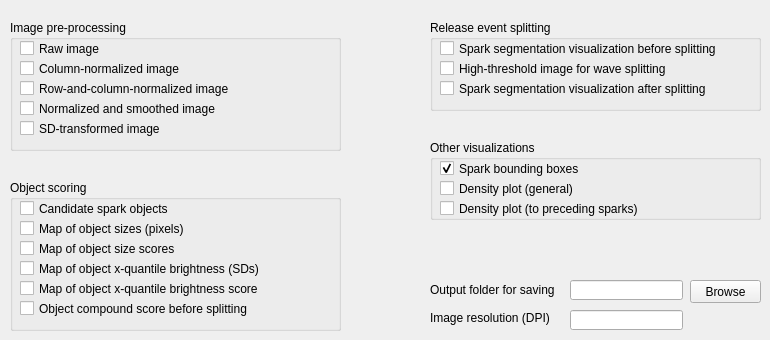
      <widget class="QWidget" name="ap_plotting">
       <attribute name="title">
        <string>Plotting</string>
       </attribute>
       <widget class="QPushButton" name="ap_plotting_button_browse">
        <property name="geometry">
         <rect>
          <x>690</x>
          <y>280</y>
          <width>71</width>
          <height>23</height>
         </rect>
        </property>
        <property name="text">
         <string>Browse</string>
        </property>
       </widget>
       <widget class="QLabel" name="label_4">
        <property name="geometry">
         <rect>
          <x>430</x>
          <y>280</y>
          <width>141</width>
          <height>20</height>
         </rect>
        </property>
        <property name="text">
         <string>Output folder for saving</string>
        </property>
       </widget>
       <widget class="QLineEdit" name="ap_plotting_lineEdit_folder_save">
        <property name="geometry">
         <rect>
          <x>570</x>
          <y>280</y>
          <width>113</width>
          <height>20</height>
         </rect>
        </property>
       </widget>
       <widget class="QLineEdit" name="ap_plotting_lineEdit_DPI">
        <property name="geometry">
         <rect>
          <x>570</x>
          <y>310</y>
          <width>113</width>
          <height>20</height>
         </rect>
        </property>
       </widget>
       <widget class="QLabel" name="label_image_resolution_dpi">
        <property name="geometry">
         <rect>
          <x>430</x>
          <y>310</y>
          <width>141</width>
          <height>16</height>
         </rect>
        </property>
        <property name="text">
         <string>Image resolution (DPI)</string>
        </property>
       </widget>
       <widget class="QGroupBox" name="groupBox_4">
        <property name="geometry">
         <rect>
          <x>10</x>
          <y>20</y>
          <width>331</width>
          <height>131</height>
         </rect>
        </property>
        <property name="title">
         <string>Image pre-processing</string>
        </property>
        <widget class="QCheckBox" name="ap_plotting_checkbox_rawImg">
         <property name="geometry">
          <rect>
           <x>10</x>
           <y>20</y>
           <width>141</width>
           <height>17</height>
          </rect>
         </property>
         <property name="text">
          <string>Raw image</string>
         </property>
         <property name="checked">
          <bool>false</bool>
         </property>
        </widget>
        <widget class="QCheckBox" name="ap_plotting_checkbox_imgSDtransform">
         <property name="geometry">
          <rect>
           <x>10</x>
           <y>100</y>
           <width>201</width>
           <height>17</height>
          </rect>
         </property>
         <property name="text">
          <string>SD-transformed image</string>
         </property>
        </widget>
        <widget class="QCheckBox" name="ap_plotting_checkbox_imgNormalizedAndSmoothed">
         <property name="geometry">
          <rect>
           <x>10</x>
           <y>80</y>
           <width>271</width>
           <height>17</height>
          </rect>
         </property>
         <property name="text">
          <string>Normalized and smoothed image</string>
         </property>
        </widget>
        <widget class="QCheckBox" name="ap_plotting_checkbox_imgNormalized">
         <property name="geometry">
          <rect>
           <x>10</x>
           <y>60</y>
           <width>241</width>
           <height>17</height>
          </rect>
         </property>
         <property name="text">
          <string>Row-and-column-normalized image</string>
         </property>
        </widget>
        <widget class="QCheckBox" name="ap_plotting_checkbox_imgColNormalized">
         <property name="geometry">
          <rect>
           <x>10</x>
           <y>40</y>
           <width>191</width>
           <height>17</height>
          </rect>
         </property>
         <property name="text">
          <string>Column-normalized image</string>
         </property>
        </widget>
       </widget>
       <widget class="QGroupBox" name="groupBox_5">
        <property name="geometry">
         <rect>
          <x>10</x>
          <y>180</y>
          <width>331</width>
          <height>151</height>
         </rect>
        </property>
        <property name="title">
         <string>Object scoring</string>
        </property>
        <widget class="QCheckBox" name="ap_plotting_checkbox_imgCandidateObjects">
         <property name="geometry">
          <rect>
           <x>10</x>
           <y>20</y>
           <width>201</width>
           <height>17</height>
          </rect>
         </property>
         <property name="text">
          <string>Candidate spark objects</string>
         </property>
        </widget>
        <widget class="QCheckBox" name="ap_plotting_checkbox_imgSizeRawMap">
         <property name="geometry">
          <rect>
           <x>10</x>
           <y>40</y>
           <width>241</width>
           <height>17</height>
          </rect>
         </property>
         <property name="text">
          <string>Map of object sizes (pixels)</string>
         </property>
        </widget>
        <widget class="QCheckBox" name="ap_plotting_checkbox_imgBrightnessScoreMap">
         <property name="geometry">
          <rect>
           <x>10</x>
           <y>100</y>
           <width>261</width>
           <height>17</height>
          </rect>
         </property>
         <property name="text">
          <string>Map of object x-quantile brightness score</string>
         </property>
        </widget>
        <widget class="QCheckBox" name="ap_plotting_checkbox_imgSizeScoreMap">
         <property name="geometry">
          <rect>
           <x>10</x>
           <y>60</y>
           <width>201</width>
           <height>17</height>
          </rect>
         </property>
         <property name="text">
          <string>Map of object size scores</string>
         </property>
        </widget>
        <widget class="QCheckBox" name="ap_plotting_checkbox_imgBrightnessQuantileMap">
         <property name="geometry">
          <rect>
           <x>10</x>
           <y>80</y>
           <width>341</width>
           <height>17</height>
          </rect>
         </property>
         <property name="text">
          <string>Map of object x-quantile brightness (SDs)</string>
         </property>
        </widget>
        <widget class="QCheckBox" name="ap_plotting_checkbox_imgObjectScoreBeforeSplitting">
         <property name="geometry">
          <rect>
           <x>10</x>
           <y>120</y>
           <width>321</width>
           <height>17</height>
          </rect>
         </property>
         <property name="text">
          <string>Object compound score before splitting</string>
         </property>
        </widget>
       </widget>
       <widget class="QGroupBox" name="groupBox_6">
        <property name="geometry">
         <rect>
          <x>430</x>
          <y>20</y>
          <width>331</width>
          <height>91</height>
         </rect>
        </property>
        <property name="title">
         <string>Release event splitting</string>
        </property>
        <widget class="QCheckBox" name="ap_plotting_checkbox_imgObjectColoringBeforeSplitting">
         <property name="geometry">
          <rect>
           <x>10</x>
           <y>20</y>
           <width>391</width>
           <height>17</height>
          </rect>
         </property>
         <property name="text">
          <string>Spark segmentation visualization before splitting</string>
         </property>
        </widget>
        <widget class="QCheckBox" name="ap_plotting_checkbox_imgObjectColoringAfterSplitting">
         <property name="geometry">
          <rect>
           <x>10</x>
           <y>60</y>
           <width>351</width>
           <height>17</height>
          </rect>
         </property>
         <property name="text">
          <string>Spark segmentation visualization after splitting</string>
         </property>
        </widget>
        <widget class="QCheckBox" name="ap_plotting_checkbox_imgObjectsHighThresholdWaveSplitting">
         <property name="geometry">
          <rect>
           <x>10</x>
           <y>40</y>
           <width>351</width>
           <height>17</height>
          </rect>
         </property>
         <property name="text">
          <string>High-threshold image for wave splitting</string>
         </property>
        </widget>
       </widget>
       <widget class="QGroupBox" name="groupBox_7">
        <property name="geometry">
         <rect>
          <x>430</x>
          <y>140</y>
          <width>331</width>
          <height>80</height>
         </rect>
        </property>
        <property name="title">
         <string>Other visualizations</string>
        </property>
        <widget class="QCheckBox" name="ap_plotting_checkbox_imgDensityPlotPreceding">
         <property name="enabled">
          <bool>true</bool>
         </property>
         <property name="geometry">
          <rect>
           <x>10</x>
           <y>60</y>
           <width>211</width>
           <height>17</height>
          </rect>
         </property>
         <property name="text">
          <string>Density plot (to preceding sparks)</string>
         </property>
         <property name="checked">
          <bool>false</bool>
         </property>
        </widget>
        <widget class="QCheckBox" name="ap_plotting_checkbox_imgDensityPlotGeneral">
         <property name="geometry">
          <rect>
           <x>10</x>
           <y>40</y>
           <width>211</width>
           <height>17</height>
          </rect>
         </property>
         <property name="text">
          <string>Density plot (general)</string>
         </property>
         <property name="checked">
          <bool>false</bool>
         </property>
        </widget>
        <widget class="QCheckBox" name="ap_plotting_checkbox_imgBoundingBoxes">
         <property name="geometry">
          <rect>
           <x>10</x>
           <y>20</y>
           <width>211</width>
           <height>17</height>
          </rect>
         </property>
         <property name="text">
          <string>Spark bounding boxes</string>
         </property>
         <property name="checked">
          <bool>true</bool>
         </property>
        </widget>
       </widget>
      </widget>
